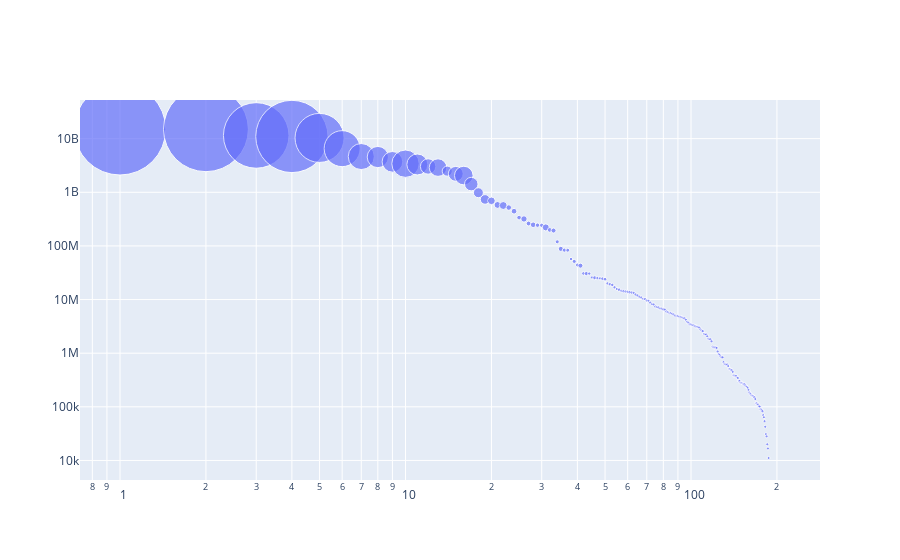

The cell this chart's notebook holds for it:
### Code cell
data = data.sort_values(['total_contribution', 'total_projects'], ascending=False).reset_index()
trace = go.Scatter(x=data.index,
                   y=data['total_contribution'],
                   mode='markers',
                   text=data['country'],
                   marker=dict(size=min_max_scaler.fit_transform(data[['total_projects']]))
                  )

layout = go.Layout(
    title='',
    xaxis=dict(type='log'),
    yaxis=dict(type='log')
)

fig = dict(data=[trace], layout=layout)
plotly.offline.iplot(fig)

### Figure 1 — Plotly figure (JSON) as saved in the notebook; plotly's stock layout.template omitted (floating-point values rounded to 4 significant figures; data arrays with more than 128 entries replaced by an {"elided": "..."} marker saying what was removed)
{"data": [{"marker": {"size": {"elided": "206x1 float values"}}, "mode": "markers", "text": {"elided": "206 str values"}, "type": "scatter", "x": {"elided": "206 int values"}, "y": {"elided": "206 float values"}}], "layout": {"title": {"text": ""}, "xaxis": {"type": "log"}, "yaxis": {"type": "log"}}}
